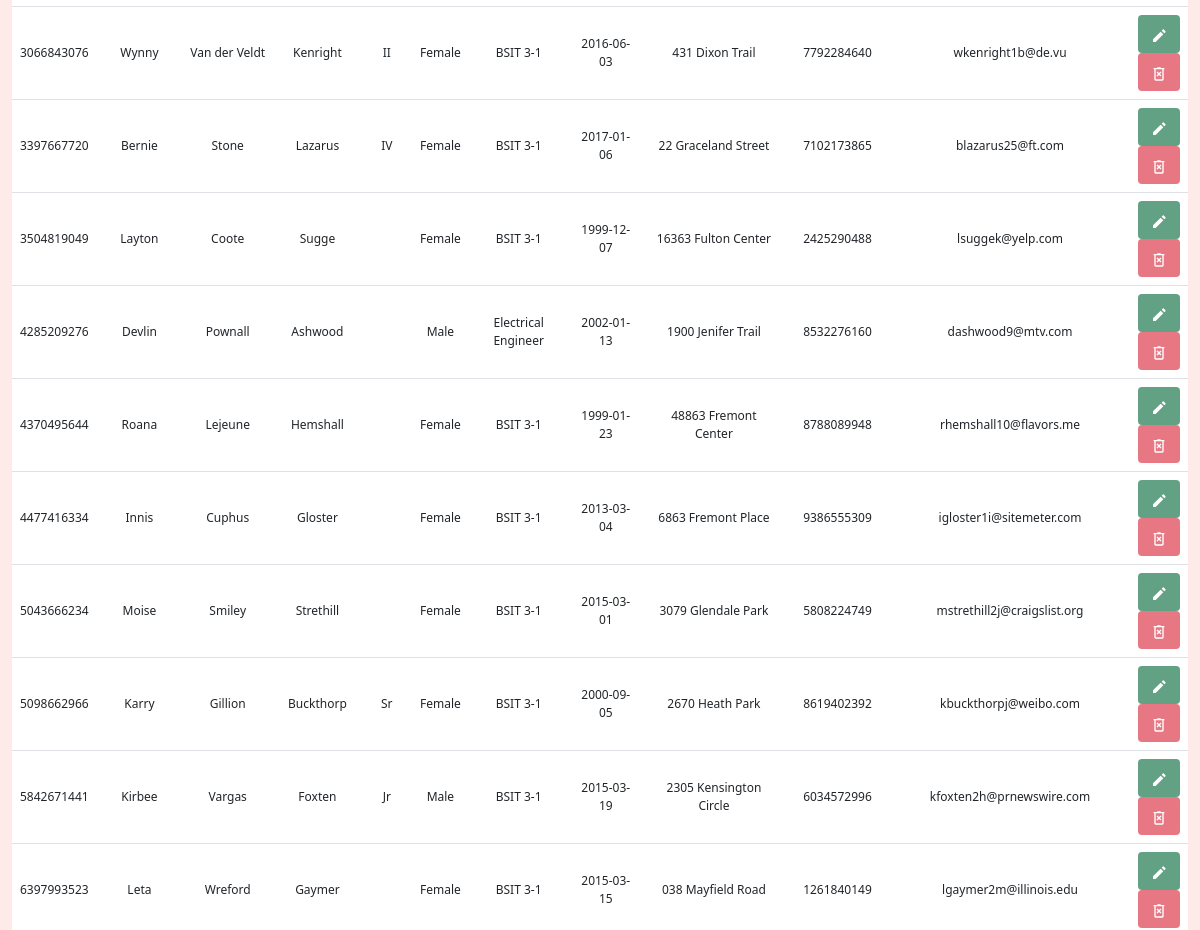
The page /controls/crud.php (middle part) on the database as committed earlier.
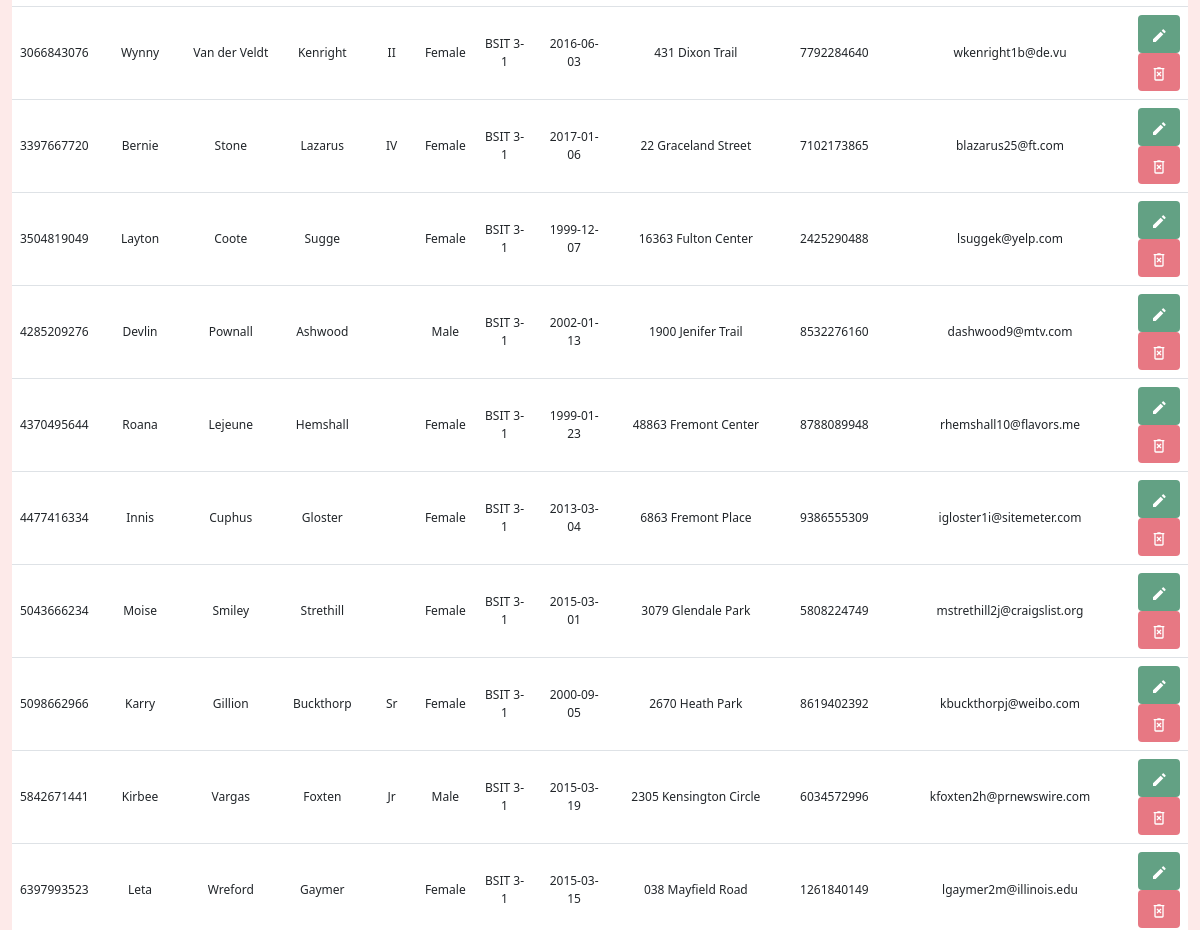
The same page on the database as committed later.
### tables this page shows
CREATE TABLE `tbl_student_profile` (
  `Student_ID` varchar(10) NOT NULL PRIMARY KEY,
  `Student_First_Name` varchar(50) NOT NULL,
  `Student_Middle_Name` varchar(50),
  `Student_Last_Name` varchar(50) NOT NULL,
  `Student_Suffix` varchar(10),
  `Student_Sex` enum('Male','Female') NOT NULL,
  `Student_Section` varchar(50) NOT NULL,
  `Student_Birthday` date NOT NULL,
  `Student_Address` varchar(100) NOT NULL,
  `Student_Contact_Number` varchar(11) NOT NULL,
  `Student_Email_Address` varchar(50) NOT NULL,
  `is_archive` boolean NOT NULL DEFAULT false
);

### functions/functions.php (called while the page is built, shortened)
<?php
function view($name, $contents = ''){
    require(APP_PATH . "page/layout-page.php");
}

### controls/crud.php (called while the page is built, shortened)
<?php
$records = Data::get_student_records();
view('crud', $records);

### functions/data/mysql.class.php (called while the page is built, shortened)
<?php
class MySqlDataProvider {
    public function __construct($source) {
        $this->source = $source;
    }
    public function get_student_records(){
        $pdo = $this->connect();
        $smt = $pdo->query('SELECT * FROM tbl_student_profile WHERE is_archive = false');
        $data = $smt->fetchAll(PDO::FETCH_CLASS, 'StudentProfile');
        return $data;
    }
    private function connect() {
        try {
            return new PDO($this->source, CONFIG['db_user'], CONFIG['db_password']);
        } catch (PDOException $e) {
            return null;
        }
    }
}

### functions/data/static.class.php (called while the page is built, shortened)
<?php
class Data {
    static private $mdp;
    static public function init(MySqlDataProvider $mdp){
        return self::$mdp = $mdp;
    }
    static public function get_student_records(){
        return self::$mdp->get_student_records();
    }
}

### page/crud-page.php (the view, shortened to what this page needs)
<div class="container-fluid container-table">
    <table class="table table-hover text-center align-middle" id="table">
        <tbody>
            <?php foreach ($contents as $object) : ?>
                <tr>
                    <td><?= $object->Student_ID ?></td>
                    <td><?= $object->Student_First_Name ?></td>
                    <td><?= $object->Student_Middle_Name ?></td>
                    <td><?= $object->Student_Last_Name ?></td>
                    <td><?= $object->Student_Suffix ?></td>
                    <td><?= $object->Student_Sex ?></td>
                    <td><?= $object->Student_Section ?></td>
                    <td><?= $object->Student_Birthday ?></td>
                    <td><?= $object->Student_Address ?></td>
                    <td><?= $object->Student_Contact_Number ?></td>
                    <td><?= $object->Student_Email_Address ?></td>
                    <td>
                        <a class="btn button-edit-bg" type="submit" data-bs-toggle="modal" data-bs-target="#showEditModal">
                        </a>
                        <br>
                        <a class="btn button-delete-bg" data-bs-toggle="modal" data-bs-target="#showDeleteModal">
                        </a>
                    </td>
                </tr>
            <?php endforeach ?>
        </tbody>
    </table>
</div>

### page/layout-page.php (shortened to what this page needs)
<!DOCTYPE html>
<html lang="en">
<head>
    <link href="https://cdn.jsdelivr.net/npm/bootstrap@5.1.3/dist/css/bootstrap.min.css" rel="stylesheet">
    <link href="../css/stylesheet-crud.css" rel="stylesheet">
</head>
<body>
    <?php require(APP_PATH . "page/$name-page.php")  ?>
</body>
</html>

### css/stylesheet-crud.css (style rules this page uses)
body { background-color: #fdeae9; }
.button-edit-bg { background-color: #63a184; }
.button-delete-bg { background-color: #e77883; }
table { background-color: white; }
tr { font-size: 30px; font-size: 1vw; }

Rows that differ between the two databases and show on the page:
changed tbl_student_profile "Devlin": Student_Section "Electrical Engineer" → "BSIT 3-1"
